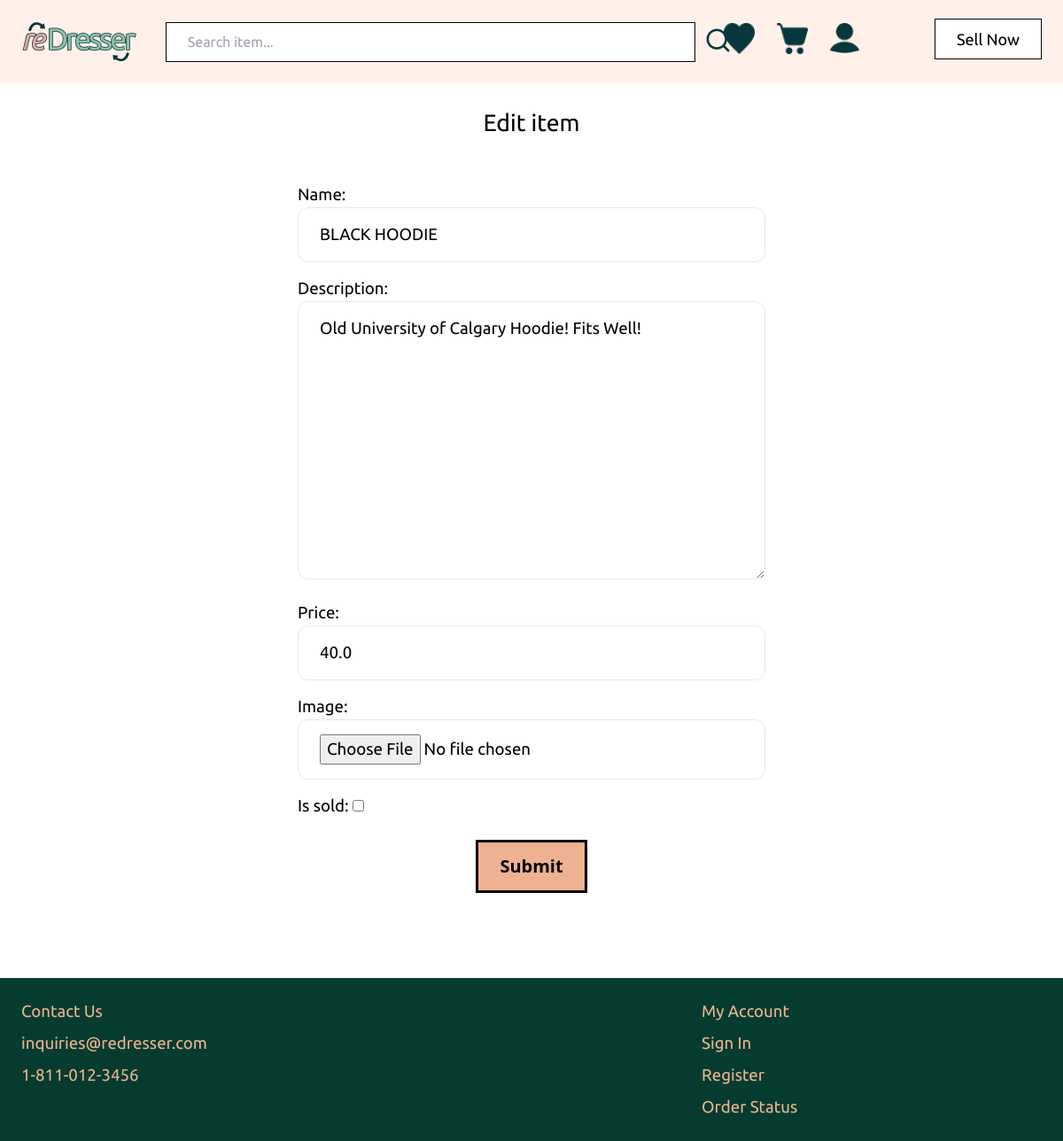
Page /items/11/edit/ (signed in) on the committed database.
### item/models.py (models this page shows, shortened)
class Item(models.Model):
    category = models.ForeignKey(Category, related_name='items', on_delete=models.CASCADE) # category of item
    name = models.CharField(max_length=255) # name of item
    description = models.TextField(blank=True, null=True) # item description
    price = models.FloatField() # price of item
    image = models.ImageField(upload_to='item_images', blank=True, null=True) # item image
    is_sold = models.BooleanField(default=False) # has item been sold
    created_by = models.ForeignKey(User, related_name='items', on_delete=models.CASCADE) # who created
    created_at = models.DateTimeField(auto_now_add=True) # when was item created

### item/views.py (the view)
# urls.py: path('<int:pk>/edit/', views.edit, name='edit'),
@login_required
def edit(request, pk):
    item = get_object_or_404(Item, pk=pk, created_by=request.user)
    if request.method == 'POST':
        form = EditItemForm(request.POST, request.FILES, instance=item)
        if form.is_valid():
            form.save()
            return redirect('item:detail', pk=item.id)
    else:
        form = EditItemForm(instance=item)
    return render(request, 'item/form.html', {
        'form': form,
        'title': 'Edit item'
    })

### item/forms.py
class EditItemForm(forms.ModelForm):
    class Meta:
        model = Item
        fields = ('name', 'description', 'price', 'image', 'is_sold')
        widgets = {
            'name': forms.TextInput(attrs={
                'class': INPUT_CLASSES
            }),
            'description': forms.Textarea(attrs={
                'class': INPUT_CLASSES
            }),
            'price': forms.TextInput(attrs={
                'class': INPUT_CLASSES
            }),
            'image': forms.FileInput(attrs={
                'class': INPUT_CLASSES
            })
        }

### item/templates/item/form.html (shortened to what this page needs)
{% extends 'core/base.html' %}
{% block content %}
<h1 class="mb-6 text-center" style="font-family: 'Ubuntu'; font-size: 20pt;">{{ title }}</h1>
<div class="w-1/2 my-6 mx-auto p-6">
    <form method="post" action="." enctype="multipart/form-data">
        <div class="space-y-4" style="font-family: 'Ubuntu'; font-size: 14pt;">
            {{ form.as_p }}
        </div>
        <div class="py-6">
            <button class="inline-block mt-6 px-6 py-3 font-semibold text-black" style="margin:auto; display: block; background-color: #EEB292; font-size: 20px; border-color: black; border-style: solid; border-width: medium;">Submit</button>
        </div>
    </form>
</div>
{% endblock %}

### rows in the picture
Item: name "BLACK HOODIE", description "Old University of Calgary Hoodie! Fits Well!", price "40.0"

### other values in the picture
{{ title }} "Edit item"
